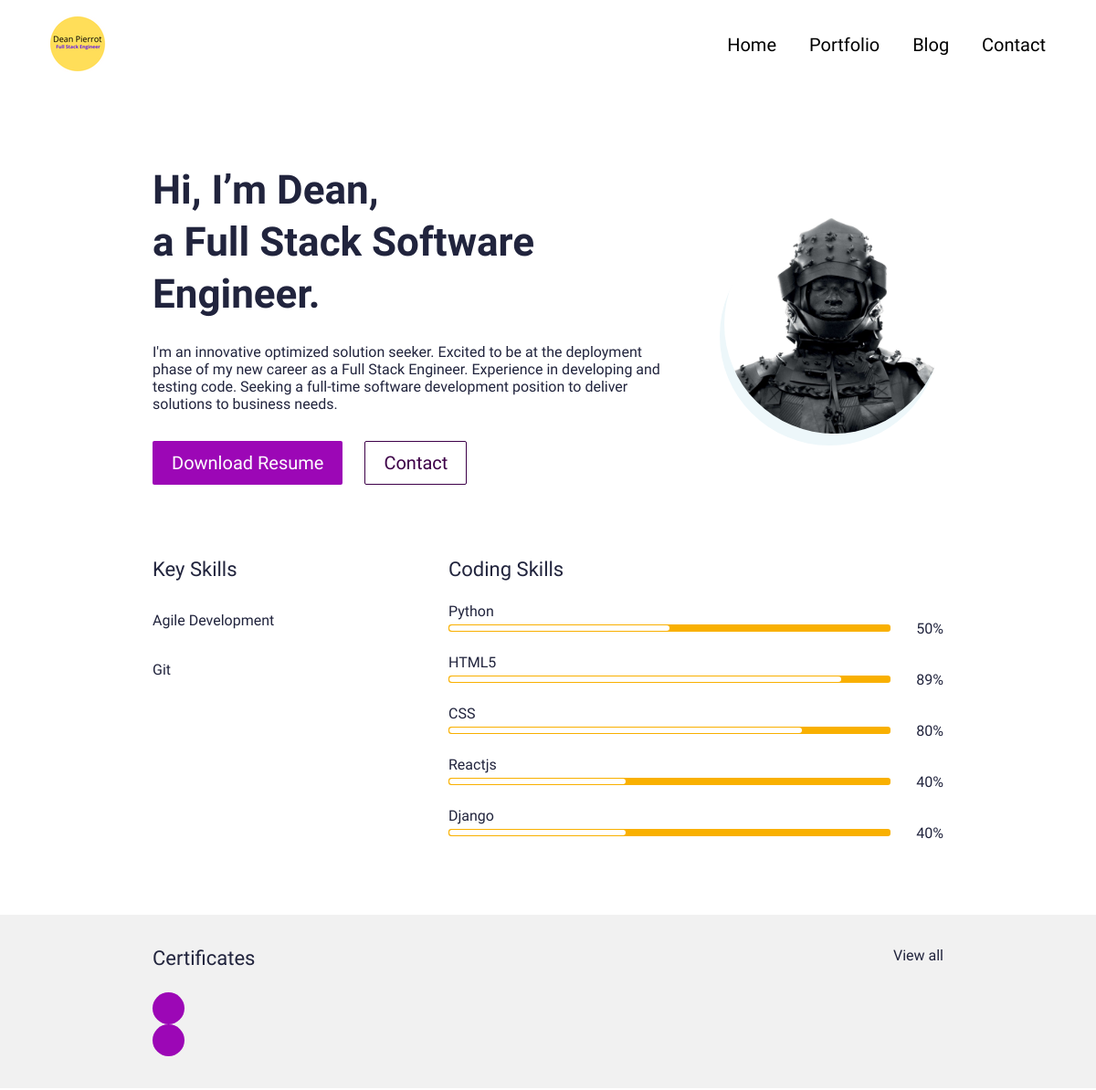
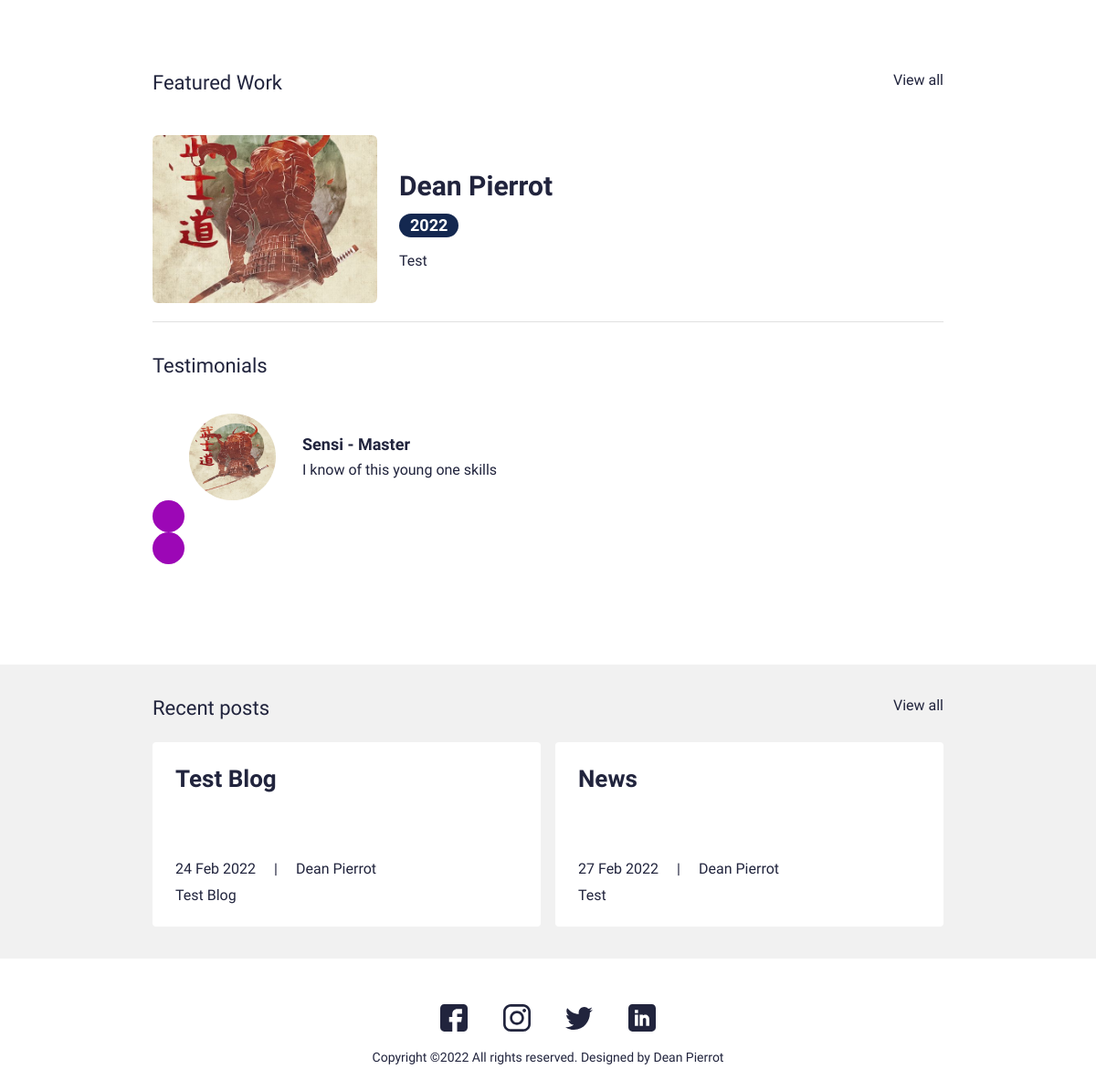
The page / on the database its author committed (2 pictures, top to bottom).
### main/models.py (models this page shows, shortened)
class UserProfile(models.Model):
    class Meta:
        verbose_name_plural = 'User Profiles'
        verbose_name = 'User Profile'
    user = models.OneToOneField(User, on_delete=models.CASCADE)
    avatar = models.ImageField(blank=True, null=True, upload_to="avatar")
    title = models.CharField(max_length=200, blank=True, null=True)
    bio = models.TextField(blank=True, null=True)
    skills = models.ManyToManyField(Skill, blank=True)
    cv = models.FileField(blank=True, null=True, upload_to="cv")

class Skill(models.Model):
    class Meta:
        verbose_name_plural = 'Skills'
        verbose_name = 'Skill'
    name = models.CharField(max_length=20, blank=True, null=True)
    score = models.IntegerField(default=80, blank=True, null=True)
    image = models.FileField(blank=True, null=True, upload_to="skills")
    is_key_skill = models.BooleanField(default=False)

class Portfolio(models.Model):
    class Meta:
        verbose_name_plural = 'Portfolio Profiles'
        verbose_name = 'Portfolio'
        ordering = ["name"]
    date = models.DateTimeField(blank=True, null=True)
    name = models.CharField(max_length=200, blank=True, null=True)
    description = models.CharField(max_length=500, blank=True, null=True)
    body = RichTextField(blank=True, null=True)
    image = models.ImageField(blank=True, null=True, upload_to="portfolio")
    slug = models.SlugField(null=True, blank=True)
    is_active = models.BooleanField(default=True)

class Testimonial(models.Model):
    class Meta:
        verbose_name_plural = 'Testimonials'
        verbose_name = 'Testimonial'
        ordering = ["name"]
    thumbnail = models.ImageField(
        blank=True, null=True, upload_to="testimonials")
    name = models.CharField(max_length=200, blank=True, null=True)
    role = models.CharField(max_length=200, blank=True, null=True)
    quote = models.CharField(max_length=500, blank=True, null=True)
    is_active = models.BooleanField(default=True)

class Blog(models.Model):
    class Meta:
        verbose_name_plural = 'Blog Profiles'
        verbose_name = 'Blog'
        ordering = ["timestamp"]
    timestamp = models.DateTimeField(auto_now_add=True)
    author = models.CharField(max_length=200, blank=True, null=True)
    name = models.CharField(max_length=200, blank=True, null=True)
    description = models.CharField(max_length=500, blank=True, null=True)
    body = RichTextField(blank=True, null=True)
    slug = models.SlugField(null=True, blank=True)
    image = models.ImageField(blank=True, null=True, upload_to="blog")
    is_active = models.BooleanField(default=True)

### main/views.py (the view)
# urls.py: path('', views.IndexView.as_view(), name="home"),
class IndexView(generic.TemplateView):
    template_name = "main/index.html"
    def get_context_data(self, **kwargs):
        context = super().get_context_data(**kwargs)
        testimonials = Testimonial.objects.filter(is_active=True)
        certificates = Certificate.objects.filter(is_active=True)
        blogs = Blog.objects.filter(is_active=True)
        portfolio = Portfolio.objects.filter(is_active=True)
        context["testimonials"] = testimonials
        context["certificates"] = certificates
        context["blogs"] = blogs
        context["portfolio"] = portfolio
        return context

### digital_resume/context_processors.py (called while the page is built)
def project_context(request):
    context = {
        'me': User.objects.first(),
    }
    return context

### main/templates/main/index.html (shortened to what this page needs)
{% extends 'main/base.html' %}
{% load static %}
{% block content %}
<section>
  <div class="bannerSection">
    <div class="container">
      <div class="row g-4 g-md-3 align-items-center">
        <div class="col-md-auto order-md-last">
          <div class="bannerUserImg">
            <img src="{{me.userprofile.avatar.url}}" alt="..." />
          </div>
        </div>
        <div class="col-md">
          <div class="bannerContent">
            <h1 class="xlTitle pb-3">
              Hi, I’m {{me.first_name|title}}, <br />
              a {{me.userprofile.title}}
            </h1>
            <p>
              {{ me.userprofile.bio }}
            </p>
            <div class="bannerBtnCol">
              <div class="row">
                <div class="col-auto">
                  <a download href="{{me.userprofile.cv.url}}" class="btn btnPrimary"
                    >Download Resume</a
                  >
                </div>
                <div class="col-auto">
                  <a href="{% url 'main:contact' %}" class="btn btnOutline">Contact</a>
                </div>
              </div>
            </div>
          </div>
        </div>
      </div>
    </div>
  </div>
</section>
<section>
  <div class="sectionSpace pt-0">
    <div class="container">
      <div class="row">
        <div class="col-md-auto">
          <div class="keySkillCol">
            <h4 class="smTitle pb-3">Key Skills</h4>
            {% for sk in me.userprofile.skills.all %}
            {% if sk.is_key_skill %}
            <div class="keySkillCard">
              <span class="ksText">{{sk.name}}</span>
            </div>
            {% endif %}
            {% endfor %}
          </div>
        </div>
        <div class="col-md">
          <h4 class="smTitle pb-3">Coding Skills</h4>
          <div class="progressCol">
            <div class="progressCard">
              {% for sk in me.userprofile.skills.all %}
              {% if not sk.is_key_skill %}
              <div class="progressCol">
                <span class="progressLbl">{{sk.name}}</span>
                <div class="row g-2 align-items-center">
                  <div class="col">
                    <div class="progress progressStyle">
                      <div class="progress-bar" role="progressbar" style="width: {{sk.score}}%" aria-valuenow="{{sk.score}}" aria-valuemin="0" aria-valuemax="100"></div>
                    </div>
                  </div>
                  <div class="col-auto">
                    <span class="pLbl">{{sk.score}}%</span>
                  </div>
                </div>
              </div>
              {% endif %}
              {% endfor %}
            </div>
          </div>
        </div>
      </div>
    </div>
  </div>
</section>
<section>
  <div class="sectionSpaceSm lightBg">
    <div class="container">
      <div class="row pb-3">
        <div class="col">
          <h4 class="smText regular">Certificates</h4>
        </div>
        <div class="col-auto">
          <a href="javascript:void(0)" class="simpleLink">View all</a>
        </div>
      </div>
      <div class="sliderOuter">
        <div
          class="cert-swiper-button-next swiper-button-next swiperBtnStyle"
        ></div>
        <div
          class="cert-swiper-button-prev swiper-button-prev swiperBtnStyle"
        ></div>
      </div>
    </div>
  </div>
</section>
<section>
  <div class="sectionSpace">
    <div class="container">
      <div class="portfolioCol">
        <div class="row pb-3">
          <div class="col">
            <h4 class="smText regular">Featured Work</h4>
          </div>
          <div class="col-auto">
            <a href="{% url 'main:portfolios' %}" class="simpleLink">View all</a>
          </div>
        </div>
        {% for p in portfolio %}
        {% if p.is_active %}
        <div class="portfolioCard">
          <div class="row g-4 align-items-center">
            <div class="col-md-auto">
              <div class="portfolioImgCol">
                <a href="{% url 'main:portfolio' slug=p.slug %}"><img src="{{p.image.url}}" alt="..."></a>
              </div>
            </div>
            <div class="col-md">
              <div class="portfolioContentCol">
                <h4 class="lgTitle"><a href="{% url 'main:portfolio' slug=p.slug %}">{{p.name}}</a></h4>
                <ul class="portfolioOption">
                  <li><span class="dateLbl">{{p.date.year}}</span></li>
                </ul>
                <p>{{p.description}}</p>
              </div>
            </div>
          </div>
        </div>
        {% endif %}
        {% endfor %}
      </div>
      <div class="testimonialCol">
        <h4 class="smText regular d-block">Testimonials</h4>
        <div class="testimonialSlider">
          <div class="swiper testimonialSwiper">
            <div class="swiper-wrapper">
              {% for t in testimonials %}
              {% if t.is_active %}
              <div class="swiper-slide">
                <div class="testimonialCard">
                  <div class="row align-items-center">
                    <div class="col-sm-auto">
                      <div class="tImgCol">
                        <img src="{{t.thumbnail.url}}" alt="...">
                      </div>
                    </div>
                    <div class="col-sm">
                      <div class="tContentCol">
                        <h4 class="xsTitle bold">{{t.name}} - {{t.role}}</h4>
                        <p>{{t.quote}}</p>
                      </div>
                    </div>
                  </div>
                </div>
              </div>
              {% endif %}
              {% endfor %}
            </div>
            <div class="test-swiper-button-next swiper-button-next swiperBtnStyle"></div>
            <div class="test-swiper-button-prev swiper-button-prev swiperBtnStyle"></div>
          </div>
        </div>
      </div>
    </div>
  </div>
</section>
<section>
  <div class="sectionSpaceSm lightBg">
    <div class="container">
      <div class="row pb-3">
        <div class="col">
          <h4 class="smText regular">Recent posts</h4>
        </div>
        <div class="col-auto">
          <a href="{% url 'main:blogs' %}" class="simpleLink">View all</a>
        </div>
      </div>
      <div class="row g-3">
      {% for b in blogs %}
      {% if b.is_active %}
        <div class="col-lg-6">
          <div class="cardStyle1">
            <h4 class="mdTitle cs1Title"><a href="{% url 'main:blog' slug=b.slug %}">{{b.name}}</a></h4>
            <ul class="cardOptionCol">
              <li>{{b.timestamp.date}}</li>
              <li>{{b.author}}</li>
            </ul>
            <p>{{b.description}}</p>
          </div>
        </div>
        {% endif %}
        {% endfor %}
      </div>
    </div>
  </div>
</section>
{% endblock %}

### main/templates/main/base.html (shortened to what this page needs)
{% load static %}
<!DOCTYPE html>
<html lang="en">
  <head>
    <link href="{% static 'css/bootstrap.min.css' %}" rel="stylesheet" />
    <link
      rel="stylesheet"
      href="https://unpkg.com/swiper@7.0.5/swiper-bundle.min.css"
    />
    <link href="{% static 'css/style.css' %}" rel="stylesheet" />
  </head>
  <body>
    {% include 'main/partials/nav.html' %}
    {% block content %}{%endblock %}
    {% include 'main/partials/footer.html' %}
  </body>
</html>

### main/templates/main/partials/nav.html (shortened to what this page needs)
{% load static %}
<header>
  <div class="headerCol">
    <div class="container-fluid">
      <div class="row align-items-center">
        <div class="col-auto">
          <div class="logoCol">
            <a href="{% url 'main:home' %}"><img src={% static 'images/logo_1.png' %} alt="..." /></a>
          </div>
        </div>
        <div class="col">
          <div class="navCollapseCol">
            <div class="navCol">
              <ul>
                <li><a href={% url 'main:home' %} >Home</a></li>
                <li><a href={% url 'main:portfolios' %}>Portfolio</a></li>
                <li><a href={% url 'main:blogs' %}>Blog</a></li>
                <li><a href={% url 'main:contact' %}>Contact</a></li>
              </ul>
            </div>
          </div>
        </div>
      </div>
    </div>
  </div>
</header>

### main/templates/main/partials/footer.html
{% load static %}
<footer>
  <div class="footerCol">
    <div class="container">
      <ul class="socialCol">
        <li>
          <a href="javascript:void(0)"><img src={% static 'images/fb.svg' %} alt="..." /></a>
        </li>
        <li>
          <a href="https://www.instagram.com/deanpierrot21/"
            ><img src={% static 'images/insta.svg' %} alt="..."
          /></a>
        </li>
        <li>
          <a href="https://www.twitter.com/deanpierrot/"
            ><img src={% static 'images/twitter.svg' %} alt="..."
          /></a>
        </li>
        <li>
          <a href="https://www.linkedin.com/in/dean-pierrot/"
            ><img src={% static 'images/linkedin.svg' %} alt="..."
          /></a>
        </li>
      </ul>
      <div class="copyrightCol">
        <p>
          Copyright ©{% now 'Y' %} All rights reserved. Designed by
          <a href="https://dpwebdevelopment.herokuapp.com" target="_blank"
            >Dean Pierrot</a
          >
        </p>
      </div>
    </div>
  </div>
</footer>

### rows shown on the page
Skill: name "Agile Development"
Skill: name "Git"
Skill: name "Python", score "50"
Skill: name "HTML5", score "89"
Skill: name "CSS", score "80"
Skill: name "Reactjs", score "40"
Skill: name "Django", score "40"
Portfolio: image (picture), name "Dean Pierrot", date.year "2022", description "Test"
Testimonial: thumbnail (picture), name "Sensi", role "Master", quote "I know of this young one skills"
Blog: name "Test Blog", timestamp "24 Feb 2022", author "Dean Pierrot", description "Test Blog"
Blog: name "News", timestamp "27 Feb 2022", author "Dean Pierrot", description "Test"

### other values the page prints
{{ me.first_name|title }} "Dean"
{{ me.userprofile.title }} "Full Stack Software Engineer."
